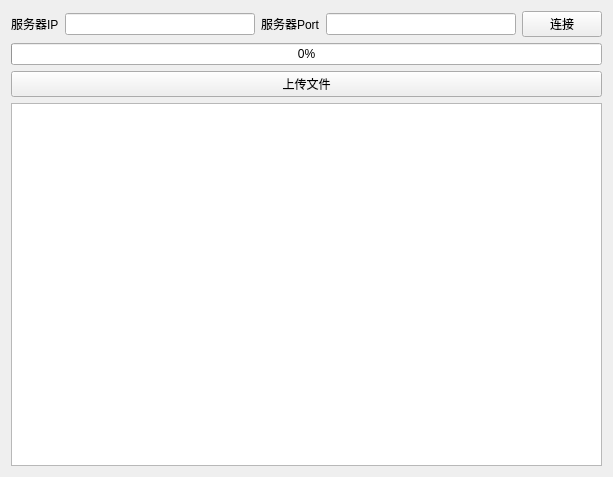
<?xml version="1.0" encoding="UTF-8"?>
<ui version="4.0">
 <class>Widget</class>
 <widget class="QWidget" name="Widget">
  <property name="geometry">
   <rect>
    <x>0</x>
    <y>0</y>
    <width>613</width>
    <height>477</height>
   </rect>
  </property>
  <property name="windowTitle">
   <string>Widget</string>
  </property>
  <layout class="QGridLayout" name="gridLayout">
   <item row="0" column="0">
    <widget class="QLabel" name="label">
     <property name="text">
      <string>服务器IP</string>
     </property>
    </widget>
   </item>
   <item row="0" column="1">
    <widget class="QLineEdit" name="lineEdit_Server"/>
   </item>
   <item row="0" column="2">
    <widget class="QLabel" name="label_2">
     <property name="text">
      <string>服务器Port</string>
     </property>
    </widget>
   </item>
   <item row="0" column="3">
    <widget class="QLineEdit" name="lineEdit_Server_Port"/>
   </item>
   <item row="0" column="4">
    <widget class="QPushButton" name="btn_connect">
     <property name="text">
      <string>连接</string>
     </property>
    </widget>
   </item>
   <item row="1" column="0" colspan="5">
    <widget class="QProgressBar" name="progressBar">
     <property name="value">
      <number>0</number>
     </property>
    </widget>
   </item>
   <item row="2" column="0" colspan="5">
    <widget class="QPushButton" name="btn_fileUpload">
     <property name="text">
      <string>上传文件</string>
     </property>
    </widget>
   </item>
   <item row="3" column="0" colspan="5">
    <widget class="QTextEdit" name="textEdit_Server"/>
   </item>
  </layout>
 </widget>
 <layoutdefault spacing="6" margin="11"/>
 <resources/>
 <connections/>
</ui>
